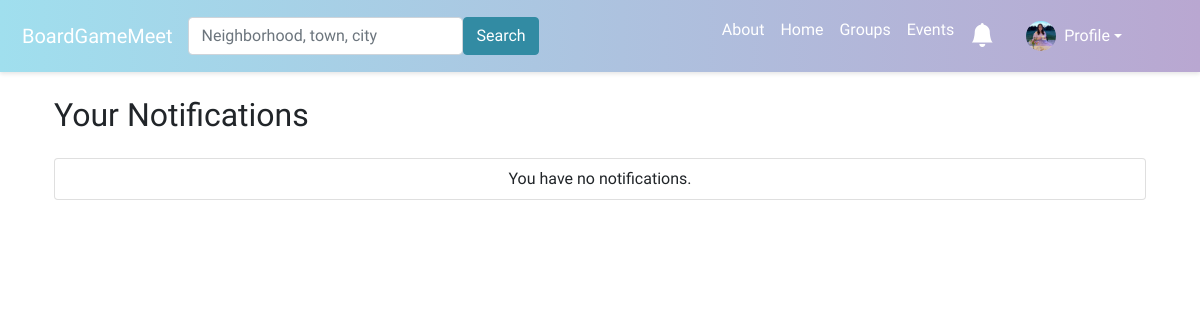
Before: /notifications/ (signed in) with the older database file.
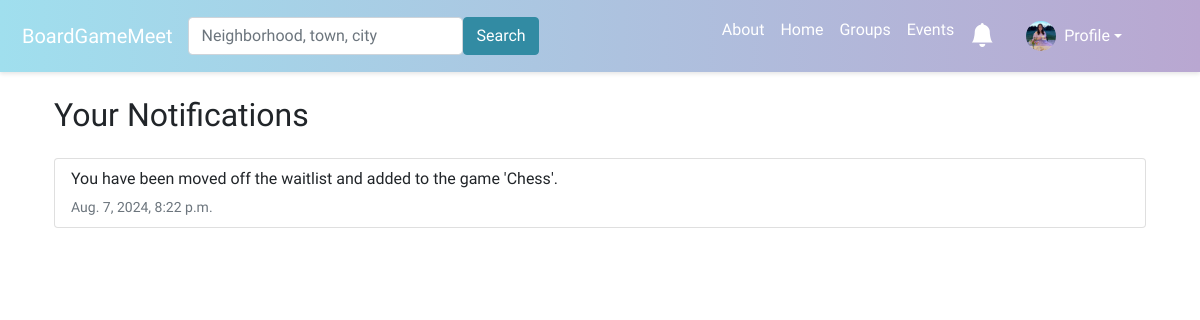
After: the same page with the newer database file.
### boardgame/models.py (models this page shows, shortened)
class UserProfile(models.Model):
    user = models.OneToOneField(User, on_delete=models.CASCADE)
    bio = models.TextField(blank=True)
    favorite_games = models.TextField(blank=True)
    picture = models.ImageField(upload_to='profile_images', blank=True)
    categories = models.ManyToManyField(Category, related_name='profile', blank=True)
    tags = models.ManyToManyField(Tag, related_name='profile', blank=True)
    city = models.CharField(max_length=255, blank=True)
    state = models.CharField(max_length=255, blank=True)
    country = models.CharField(max_length=255, blank=True)
    latitude = models.FloatField(null=True, blank=True)
    longitude = models.FloatField(null=True, blank=True)

class Notification(models.Model):
    read = models.BooleanField(default=False)
    message = models.TextField()
    timestamp = models.DateTimeField(auto_now_add=True)
    user = models.ForeignKey(User, on_delete=models.CASCADE)

### boardgame/views.py (the view)
# urls.py: path('notifications/', views.notifications, name='notifications'),
def notifications(request):
    notifications = Notification.objects.filter(user=request.user).order_by('-timestamp')
    if request.method == 'POST':
        notification_id = request.POST.get('notification_id')
        notification = Notification.objects.get(id=notification_id, user=request.user)
        notification.read = True
        notification.save()
        return redirect('notifications')  # Redirect to refresh notifications list
    context = {
        'notifications': notifications
    }
    return render(request, 'boardgame/notifications.html', context)

### boardgame/templatetags/custom_filters.py (called while the page is built)
@register.simple_tag
def unread_notifications_count(user):
    if user.is_authenticated:
        return Notification.objects.filter(user=user, read=False).count()
    return 0

### boardgame/templates/boardgame/notifications.html (shortened to what this page needs)
{% extends 'boardgame/base.html' %}
{% load static %}
{% block content %}
<div class="container mt-4">
    <h2 class="mb-4">Your Notifications</h2>
    <ul class="list-group">
        {% for notification in notifications %}
            <li class="list-group-item d-flex justify-content-between align-items-center">
                <div>
                    <p class="mb-1">{{ notification.message }}</p>
                    <small class="text-muted">{{ notification.timestamp }}</small>
                </div>
            </li>
        {% empty %}
            <li class="list-group-item">
                <p class="text-center mb-0">You have no notifications.</p>
            </li>
        {% endfor %}
    </ul>
</div>
{% endblock %}

### boardgame/templates/boardgame/base.html (shortened to what this page needs)
{% load static %}
<!doctype html>
<html lang="en">
<head>
  <link rel="stylesheet" href="{% static 'boardgame/style.css' %}">
  <link rel="stylesheet" href="https://cdnjs.cloudflare.com/ajax/libs/normalize/8.0.1/normalize.min.css">
  <link rel="stylesheet" href="https://cdn.jsdelivr.net/npm/bootstrap-icons@1.10.5/font/bootstrap-icons.css">
  <link href="https://cdn.jsdelivr.net/npm/bootstrap@5.0.2/dist/css/bootstrap.min.css" rel="stylesheet">
</head>
<body>
  {% include 'boardgame/navbar.html' %}
  <div class="container-lg">
    {% block content %}{% endblock %}
  </div>
  <link rel="stylesheet" href="https://ajax.googleapis.com/ajax/libs/jqueryui/1.12.1/themes/smoothness/jquery-ui.css">
</body>
</html>

### boardgame/templates/boardgame/navbar.html (shortened to what this page needs)
{% load static %}
{% load custom_filters %}
<nav class="navbar navbar-expand-lg navbar-dark" style="background: linear-gradient(to right, #a0dfee, #b9a7d1); box-shadow: 0 2px 4px rgba(0, 0, 0, 0.1); padding: 10px;">
  <div class="container-fluid">
    <a class="navbar-brand" href="{% url 'home' %}">BoardGameMeet</a>
    <div class="collapse navbar-collapse" id="navbarSupportedContent">
      <form class="d-flex me-auto mb-2 mb-lg-0" method="POST" action="{% url 'search' %}">
        <input class="form-control custom-search-bar" type="search" placeholder="Neighborhood, town, city" aria-label="Search" name="searched">
        <button class="btn" type="submit" style="background-color: #328ba3; border-color: #328ba3; color: #ffffff;">Search</button>
      </form>
      <ul class="navbar-nav me-5 mb-2 mb-lg-0">
        <li class="nav-item">
          <a class="nav-link" href="{% url 'about' %}" style="color: white;">About</a>
        </li>
        <li class="nav-item">
          <a class="nav-link" href="{% url 'home' %}" style="color: white;">Home</a>
        </li>
        <li class="nav-item">
          <a class="nav-link" href="{% url 'groups' %}" style="color: white;">Groups</a>
        </li>
        <li class="nav-item">
          <a class="nav-link" href="{% url 'events' %}" style="color: white;">Events</a>
        </li>
        {% if user.is_authenticated %}
        <li class="nav-item">
          <a class="nav-link position-relative" href="{% url 'notifications' %}" style="color: white;">
            <i class="bi bi-bell-fill" style="font-size: 1.5rem; padding-right: 1rem; position: relative;"></i>
          </a>
        </li>
        <li class="nav-item dropdown d-flex align-items-center">
          <a class="nav-link dropdown-toggle d-flex align-items-center" href="#" id="navbarDropdown" role="button" data-bs-toggle="dropdown" aria-expanded="false" style="color: white;">
            <img src="{% if user.userprofile.picture %}{{ user.userprofile.picture.url }}{% else %}{% static 'boardgame/images/default_profile.jpg' %}{% endif %}" class="rounded-circle me-2" style="width: 30px; height: 30px; object-fit: cover;">
            Profile
          </a>
        </li>
        {% endif %}
      </ul>
    </div>
  </div>
</nav>

### boardgame/static/boardgame/style.css (style rules this page uses)
.container { max-width: 1200px; margin: auto; }
.navbar .form-control.custom-search-bar { width: 275px; }

### boardgame/templates/boardgame/base.html (style rules this page uses)
body { font-family: 'Varela Round', sans-serif; }
.navbar-nav li { list-style: none !important; font-size: 1rem; }

Changed rows visible on the page:
added Notification: message "You have been moved off the waitlist and added to the game 'Chess'.", timestamp "Aug. 7, 2024, 8:22 p.m."
Other visible differences:
text no longer shown: "You have no notifications."
